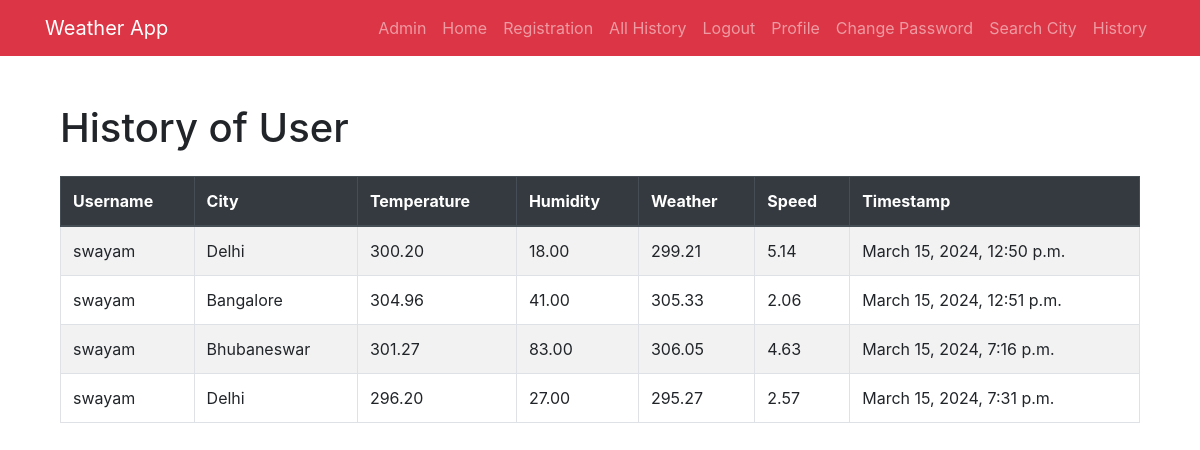
The app's page /user_history/ (signed in) with its own data.
### app/models.py (models this page shows, shortened)
class WeatherData(models.Model):
    username=models.ForeignKey(User,on_delete=models.CASCADE,default=0)
    city = models.CharField(max_length=100)
    temperature = models.DecimalField(max_digits=5, decimal_places=2)
    humidity = models.DecimalField(max_digits=5, decimal_places=2)
    weather=models.CharField(max_length=10,default=0)
    speed=models.CharField(max_length=10,default=0)
    timestamp = models.DateTimeField(auto_now_add=True)

### app/views.py (the view)
# urls.py: path('user_history/',user_history,name='user_history'),
@login_required
def user_history(request):
    username=request.session['username']
    UO=User.objects.get(username=username)
    LWO=WeatherData.objects.filter(username=UO)
    d={'LWO':LWO}
    return render(request,'user_history.html',d)

### templates/user_history.html (shortened to what this page needs)
{% extends 'dummy.html' %}
{% block body_block %}
<div class="container mt-5">
    <h1 class="mb-4">History of User</h1>
    <div class="table-responsive">
        <table class="table table-bordered table-striped">
            <thead class="thead-dark">
                <tr>
                    <th scope="col">Username</th>
                    <th scope="col">City</th>
                    <th scope="col">Temperature</th>
                    <th scope="col">Humidity</th>
                    <th scope="col">Weather</th>
                    <th scope="col">Speed</th>
                    <th scope="col">Timestamp</th>
                </tr>
            </thead>
            <tbody>
                {% for obj in LWO %}
                <tr>
                    <td>{{ obj.username }}</td>
                    <td>{{ obj.city }}</td>
                    <td>{{ obj.temperature }}</td>
                    <td>{{ obj.humidity }}</td>
                    <td>{{ obj.weather }}</td>
                    <td>{{ obj.speed }}</td>
                    <td>{{ obj.timestamp }}</td>
                </tr>
                {% endfor %}
            </tbody>
        </table>
    </div>
</div>
{% endblock %}

### records on screen
WeatherData: username "swayam", city "Delhi", temperature "300.20", humidity "18.00", weather "299.21", speed "5.14", timestamp "March 15, 2024, 12:50 p.m."
WeatherData: username "swayam", city "Bangalore", temperature "304.96", humidity "41.00", weather "305.33", speed "2.06", timestamp "March 15, 2024, 12:51 p.m."
WeatherData: username "swayam", city "Bhubaneswar", temperature "301.27", humidity "83.00", weather "306.05", speed "4.63", timestamp "March 15, 2024, 7:16 p.m."
WeatherData: username "swayam", city "Delhi", temperature "296.20", humidity "27.00", weather "295.27", speed "2.57", timestamp "March 15, 2024, 7:31 p.m."
